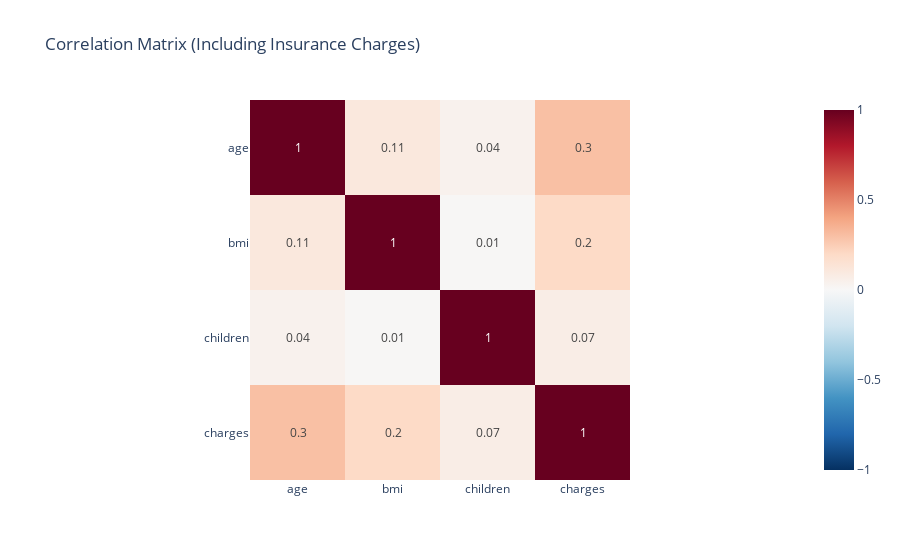

Here is the notebook cell this chart was saved with:
### Markdown cell above
#Correlation Analysis

### Code cell
# correlation with charges

import pandas as pd
import plotly.express as px


# Calculate correlation matrix
corr_matrix = df.corr(numeric_only=True).round(2)


# Full heatmap
fig = px.imshow(
    corr_matrix,
    text_auto=True,
    color_continuous_scale='RdBu_r',
    zmin=-1, zmax=1,
    title='Correlation Matrix (Including Insurance Charges)')



fig.show()

### Figure 1 — Plotly figure (JSON) as saved in the notebook; plotly's stock layout.template omitted (floating-point values rounded to 4 significant figures)
{"data": [{"coloraxis": "coloraxis", "hovertemplate": "x: %{x}<br>y: %{y}<br>color: %{z}<extra></extra>", "name": "0", "texttemplate": "%{z}", "type": "heatmap", "x": ["age", "bmi", "children", "charges"], "xaxis": "x", "y": ["age", "bmi", "children", "charges"], "yaxis": "y", "z": [[1.0, 0.11, 0.04, 0.3], [0.11, 1.0, 0.01, 0.2], [0.04, 0.01, 1.0, 0.07], [0.3, 0.2, 0.07, 1.0]]}], "layout": {"coloraxis": {"cmax": 1, "cmin": -1, "colorscale": [[0, "rgb(5,48,97)"], [0.1, "rgb(33,102,172)"], [0.2, "rgb(67,147,195)"], [0.3, "rgb(146,197,222)"], [0.4, "rgb(209,229,240)"], [0.5, "rgb(247,247,247)"], [0.6, "rgb(253,219,199)"], [0.7, "rgb(244,165,130)"], [0.8, "rgb(214,96,77)"], [0.9, "rgb(178,24,43)"], [1, "rgb(103,0,31)"]]}, "title": {"text": "Correlation Matrix (Including Insurance Charges)"}, "xaxis": {"anchor": "y", "constrain": "domain", "domain": [0, 1], "scaleanchor": "y"}, "yaxis": {"anchor": "x", "autorange": "reversed", "constrain": "domain", "domain": [0, 1]}}}
